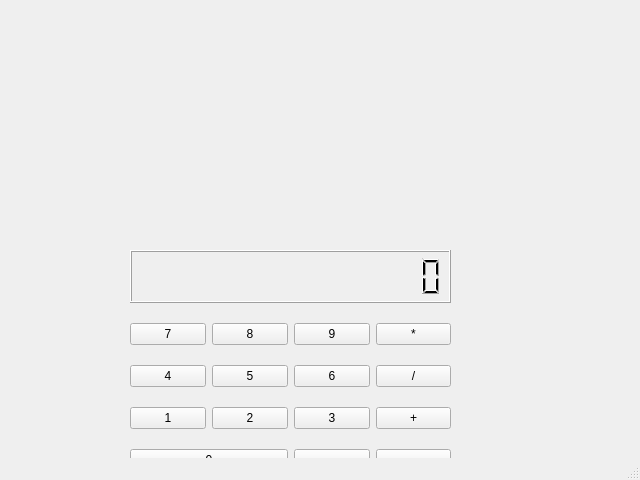
<?xml version="1.0" encoding="UTF-8"?>
<ui version="4.0">
 <class>MainWindow</class>
 <widget class="QMainWindow" name="MainWindow">
  <property name="geometry">
   <rect>
    <x>0</x>
    <y>0</y>
    <width>640</width>
    <height>480</height>
   </rect>
  </property>
  <property name="windowTitle">
   <string>MainWindow</string>
  </property>
  <widget class="QWidget" name="centralwidget">
   <widget class="QWidget" name="gridLayoutWidget">
    <property name="geometry">
     <rect>
      <x>130</x>
      <y>250</y>
      <width>321</width>
      <height>221</height>
     </rect>
    </property>
    <layout class="QGridLayout" name="gridLayout">
     <property name="verticalSpacing">
      <number>20</number>
     </property>
     <item row="3" column="0">
      <widget class="QPushButton" name="pushButton1">
       <property name="text">
        <string>1</string>
       </property>
      </widget>
     </item>
     <item row="1" column="1">
      <widget class="QPushButton" name="pushButton8">
       <property name="text">
        <string>8</string>
       </property>
      </widget>
     </item>
     <item row="2" column="0">
      <widget class="QPushButton" name="pushButton4">
       <property name="text">
        <string>4</string>
       </property>
      </widget>
     </item>
     <item row="1" column="0">
      <widget class="QPushButton" name="pushButton7">
       <property name="text">
        <string>7</string>
       </property>
      </widget>
     </item>
     <item row="2" column="1">
      <widget class="QPushButton" name="pushButton5">
       <property name="text">
        <string>5</string>
       </property>
      </widget>
     </item>
     <item row="3" column="1">
      <widget class="QPushButton" name="pushButton2">
       <property name="text">
        <string>2</string>
       </property>
      </widget>
     </item>
     <item row="1" column="2">
      <widget class="QPushButton" name="pushButton9">
       <property name="text">
        <string>9</string>
       </property>
      </widget>
     </item>
     <item row="2" column="2">
      <widget class="QPushButton" name="pushButton6">
       <property name="text">
        <string>6</string>
       </property>
      </widget>
     </item>
     <item row="3" column="2">
      <widget class="QPushButton" name="pushButton3">
       <property name="text">
        <string>3</string>
       </property>
      </widget>
     </item>
     <item row="1" column="3">
      <widget class="QPushButton" name="pushButton_multiply">
       <property name="text">
        <string>*</string>
       </property>
      </widget>
     </item>
     <item row="2" column="3">
      <widget class="QPushButton" name="pushButton_divide">
       <property name="text">
        <string>/</string>
       </property>
      </widget>
     </item>
     <item row="3" column="3">
      <widget class="QPushButton" name="pushButton_plus">
       <property name="text">
        <string>+</string>
       </property>
      </widget>
     </item>
     <item row="4" column="3">
      <widget class="QPushButton" name="pushButton_takeaway">
       <property name="text">
        <string>-</string>
       </property>
      </widget>
     </item>
     <item row="0" column="0" colspan="4">
      <widget class="QLCDNumber" name="lcdNumber">
       <property name="digitCount">
        <number>15</number>
       </property>
      </widget>
     </item>
     <item row="4" column="2">
      <widget class="QPushButton" name="pushButton_eq">
       <property name="text">
        <string>=</string>
       </property>
      </widget>
     </item>
     <item row="4" column="0" colspan="2">
      <widget class="QPushButton" name="pushButton0">
       <property name="text">
        <string>0</string>
       </property>
      </widget>
     </item>
    </layout>
   </widget>
  </widget>
  <widget class="QMenuBar" name="menubar">
   <property name="geometry">
    <rect>
     <x>0</x>
     <y>0</y>
     <width>640</width>
     <height>21</height>
    </rect>
   </property>
  </widget>
  <widget class="QStatusBar" name="statusbar"/>
 </widget>
 <resources/>
 <connections/>
</ui>
